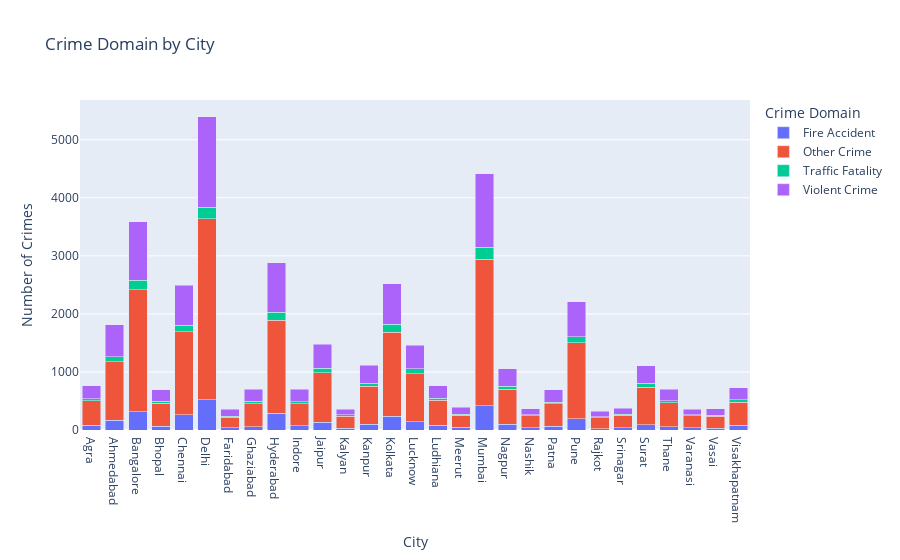

The cell this chart's notebook holds for it:
### Code cell
fig = px.bar(crime_domain_by_city, x='City', y='Count', color = 'Crime Domain', 
title = 'Crime Domain by City',
labels = {'City' :'City' , 'Count' : 'Number of Crimes'} )
fig.update_layout(barmode = 'stack')
fig.show()

### Figure 1 — Plotly figure (JSON) as saved in the notebook; plotly's stock layout.template omitted (floating-point values rounded to 4 significant figures)
{"data": [{"alignmentgroup": "True", "hovertemplate": "Crime Domain=Fire Accident<br>City=%{x}<br>Number of Crimes=%{y}<extra></extra>", "legendgroup": "Fire Accident", "marker": {"color": "#636efa", "pattern": {"shape": ""}}, "name": "Fire Accident", "offsetgroup": "Fire Accident", "orientation": "v", "showlegend": true, "textposition": "auto", "type": "bar", "x": ["Agra", "Ahmedabad", "Bangalore", "Bhopal", "Chennai", "Delhi", "Faridabad", "Ghaziabad", "Hyderabad", "Indore", "Jaipur", "Kalyan", "Kanpur", "Kolkata", "Lucknow", "Ludhiana", "Meerut", "Mumbai", "Nagpur", "Nashik", "Patna", "Pune", "Rajkot", "Srinagar", "Surat", "Thane", "Varanasi", "Vasai", "Visakhapatnam"], "xaxis": "x", "y": [83, 168, 318, 66, 260, 518, 36, 59, 290, 73, 132, 26, 97, 239, 146, 80, 44, 418, 103, 42, 67, 198, 25, 37, 92, 55, 43, 31, 79], "yaxis": "y"}, {"alignmentgroup": "True", "hovertemplate": "Crime Domain=Other Crime<br>City=%{x}<br>Number of Crimes=%{y}<extra></extra>", "legendgroup": "Other Crime", "marker": {"color": "#EF553B", "pattern": {"shape": ""}}, "name": "Other Crime", "offsetgroup": "Other Crime", "orientation": "v", "showlegend": true, "textposition": "auto", "type": "bar", "x": ["Agra", "Ahmedabad", "Bangalore", "Bhopal", "Chennai", "Delhi", "Faridabad", "Ghaziabad", "Hyderabad", "Indore", "Jaipur", "Kalyan", "Kanpur", "Kolkata", "Lucknow", "Ludhiana", "Meerut", "Mumbai", "Nagpur", "Nashik", "Patna", "Pune", "Rajkot", "Srinagar", "Surat", "Thane", "Varanasi", "Vasai", "Visakhapatnam"], "xaxis": "x", "y": [420, 1009, 2096, 396, 1432, 3125, 184, 397, 1601, 380, 857, 211, 659, 1443, 827, 434, 206, 2524, 597, 203, 382, 1302, 187, 213, 641, 417, 203, 205, 397], "yaxis": "y"}, {"alignmentgroup": "True", "hovertemplate": "Crime Domain=Traffic Fatality<br>City=%{x}<br>Number of Crimes=%{y}<extra></extra>", "legendgroup": "Traffic Fatality", "marker": {"color": "#00cc96", "pattern": {"shape": ""}}, "name": "Traffic Fatality", "offsetgroup": "Traffic Fatality", "orientation": "v", "showlegend": true, "textposition": "auto", "type": "bar", "x": ["Agra", "Ahmedabad", "Bangalore", "Bhopal", "Chennai", "Delhi", "Faridabad", "Ghaziabad", "Hyderabad", "Indore", "Jaipur", "Kalyan", "Kanpur", "Kolkata", "Lucknow", "Ludhiana", "Meerut", "Mumbai", "Nagpur", "Nashik", "Patna", "Pune", "Rajkot", "Srinagar", "Surat", "Thane", "Varanasi", "Vasai", "Visakhapatnam"], "xaxis": "x", "y": [33, 81, 166, 31, 110, 198, 18, 42, 135, 32, 78, 30, 47, 136, 83, 33, 22, 203, 56, 15, 30, 110, 19, 22, 72, 29, 18, 21, 45], "yaxis": "y"}, {"alignmentgroup": "True", "hovertemplate": "Crime Domain=Violent Crime<br>City=%{x}<br>Number of Crimes=%{y}<extra></extra>", "legendgroup": "Violent Crime", "marker": {"color": "#ab63fa", "pattern": {"shape": ""}}, "name": "Violent Crime", "offsetgroup": "Violent Crime", "orientation": "v", "showlegend": true, "textposition": "auto", "type": "bar", "x": ["Agra", "Ahmedabad", "Bangalore", "Bhopal", "Chennai", "Delhi", "Faridabad", "Ghaziabad", "Hyderabad", "Indore", "Jaipur", "Kalyan", "Kanpur", "Kolkata", "Lucknow", "Ludhiana", "Meerut", "Mumbai", "Nagpur", "Nashik", "Patna", "Pune", "Rajkot", "Srinagar", "Surat", "Thane", "Varanasi", "Vasai", "Visakhapatnam"], "xaxis": "x", "y": [228, 559, 1008, 197, 691, 1559, 116, 206, 855, 214, 412, 88, 309, 700, 400, 214, 123, 1270, 297, 106, 216, 602, 89, 99, 306, 205, 91, 105, 207], "yaxis": "y"}], "layout": {"barmode": "stack", "legend": {"title": {"text": "Crime Domain"}, "tracegroupgap": 0}, "title": {"text": "Crime Domain by City"}, "xaxis": {"anchor": "y", "domain": [0, 1], "title": {"text": "City"}}, "yaxis": {"anchor": "x", "domain": [0, 1], "title": {"text": "Number of Crimes"}}}}
